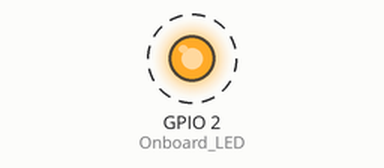
Simulated run of this sketch. Board: ESP32. On the bench: output pins drawn as LEDs (lit = HIGH). Dashed ring = blinking. What the sketch prints to the serial monitor is not drawn.

Above: at 0.5 s.
Timing chart, 0 to 4.6 s (numbered marks = the images above):
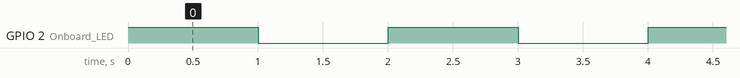

The sketch:

freeRTOS.ino
```cpp
#include <Arduino.h>

// Task Handles
TaskHandle_t Task1;
TaskHandle_t Task2;

// Task 1: Blink LED every 1 second
void TaskBlink1(void *pvParameters) {
  pinMode(2, OUTPUT);  // Onboard LED
  while (1) {
    digitalWrite(2, HIGH);
    vTaskDelay(1000 / portTICK_PERIOD_MS); // 1 second delay
    digitalWrite(2, LOW);
    vTaskDelay(1000 / portTICK_PERIOD_MS);
  }
}

// Task 2: Print message every 2 seconds
void TaskPrint(void *pvParameters) {
  while (1) {
    Serial.println("Task 2 is running!");
    vTaskDelay(2000 / portTICK_PERIOD_MS);
  }
}

void setup() {
  Serial.begin(115200);

  // Create two FreeRTOS tasks
  xTaskCreate(TaskBlink1, "Blink Task", 1000, NULL, 1, &Task1);
  xTaskCreate(TaskPrint, "Print Task", 1000, NULL, 1, &Task2);
}

void loop() {
  // Nothing here - tasks handle everything
}
```

Measured:
- by itself, GPIO 2 (Onboard_LED): alternates HIGH for 1.0 s and LOW for 1.0 s
